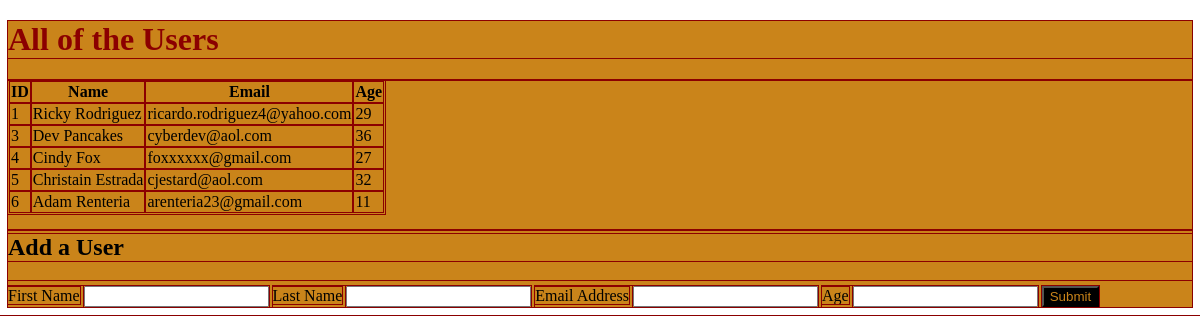
The page / on the database its author committed.
### user_app/models.py (models this page shows)
class User (models.Model):
    first_name = models.CharField(max_length = 200)
    last_name = models.CharField(max_length = 200)
    email_address = models.EmailField(max_length = 200)
    age = models.IntegerField()
    created_at = models.DateTimeField(auto_now_add= True)
    updated_at = models.DateTimeField(auto_now=True)

### user_app/views.py (the view)
# urls.py: path('', views.index),
def index(request):
    context = {
        'users' : User.objects.all()
    }
    return render(request,'index.html',context)

### user_app/templates/index.html (shortened to what this page needs)
<!DOCTYPE html>
<html lang="en">
<head>
    {% load static %}
    <link rel="stylesheet" href="{% static 'style.css' %}" type="text/css">
</head>
<body>
    <div id="container">
        <h1>All of the Users</h1>
        <p>
            <table>
                <thead>
                    <tr>
                        <th>ID</th>
                        <th>Name</th>
                        <th>Email</th>
                        <th>Age</th>
                    </tr>
                </thead>
                <tbody>
                    {% for user in users %}
                    <tr>
                        <td>{{ user.id }}</td>
                        <td>{{ user.first_name }} {{ user.last_name }}</td>
                        <td>{{ user.email_address }}</td>
                        <td>{{ user.age }}</td>
                    </tr>
                    {% endfor %}
                </tbody>
            </table>
        </p>
        <div id="form">
            <h2>Add a User</h2>
            <form action="/create" method="POST">
                <div class="form">
                    <label for="first_name">First Name</label>
                    <input type="text" name="first_name" id="first_name">
                </div>
                <div class="form">
                    <label for="last_name">Last Name</label>
                    <input type="text" name="last_name" id="last_name">
                </div>
                <div class="form">
                    <label for="email_address">Email Address</label>
                    <input type="email" name="email_address" id="email_address">
                </div>
                <div class="form">
                    <label for="age">Age</label>
                    <input type="number" name="age" id="age">
                </div>
                <button>Submit</button>
            </form>
        </div>
    </div>
</body>
</html>

### user_app/static/style.css (style rules this page uses)
* { outline: darkred 1px solid; }
#container { background-color: rgb(202, 132, 26); }
h1 { color: darkred; }
.form { display: inline-block; margin-top: 5px; }
button { background-color: black; color: rgb(202, 132, 26); }

### rows shown on the page
User: id "1", first_name "Ricky", last_name "Rodriguez", email_address "ricardo.rodriguez4@yahoo.com", age "29"
User: id "3", first_name "Dev", last_name "Pancakes", email_address "cyberdev@aol.com", age "36"
User: id "4", first_name "Cindy", last_name "Fox", email_address "foxxxxxx@gmail.com", age "27"
User: id "5", first_name "Christain", last_name "Estrada", email_address "cjestard@aol.com", age "32"
User: id "6", first_name "Adam", last_name "Renteria", email_address "arenteria23@gmail.com", age "11"
